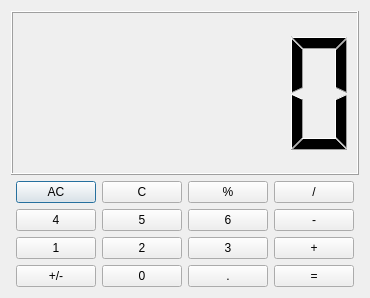
<?xml version="1.0" encoding="UTF-8"?>
<ui version="4.0">
 <class>Dialog</class>
 <widget class="QDialog" name="Dialog">
  <property name="geometry">
   <rect>
    <x>0</x>
    <y>0</y>
    <width>370</width>
    <height>298</height>
   </rect>
  </property>
  <property name="windowTitle">
   <string>Dialog</string>
  </property>
  <layout class="QVBoxLayout" name="verticalLayout">
   <item>
    <layout class="QHBoxLayout" name="horizontalLayout">
     <item>
      <widget class="QLCDNumber" name="lcd_display">
       <property name="sizePolicy">
        <sizepolicy hsizetype="MinimumExpanding" vsizetype="MinimumExpanding">
         <horstretch>0</horstretch>
         <verstretch>0</verstretch>
        </sizepolicy>
       </property>
       <property name="layoutDirection">
        <enum>Qt::LeftToRight</enum>
       </property>
      </widget>
     </item>
    </layout>
   </item>
   <item>
    <layout class="QHBoxLayout" name="horizontalLayout_2">
     <item>
      <spacer name="horizontalSpacer_18">
       <property name="orientation">
        <enum>Qt::Horizontal</enum>
       </property>
       <property name="sizeHint" stdset="0">
        <size>
         <width>40</width>
         <height>20</height>
        </size>
       </property>
      </spacer>
     </item>
     <item>
      <widget class="QPushButton" name="all_clear">
       <property name="sizePolicy">
        <sizepolicy hsizetype="Minimum" vsizetype="Minimum">
         <horstretch>0</horstretch>
         <verstretch>0</verstretch>
        </sizepolicy>
       </property>
       <property name="text">
        <string>AC</string>
       </property>
      </widget>
     </item>
     <item>
      <widget class="QPushButton" name="clear">
       <property name="sizePolicy">
        <sizepolicy hsizetype="Minimum" vsizetype="Minimum">
         <horstretch>0</horstretch>
         <verstretch>0</verstretch>
        </sizepolicy>
       </property>
       <property name="text">
        <string>C</string>
       </property>
      </widget>
     </item>
     <item>
      <widget class="QPushButton" name="modulo">
       <property name="sizePolicy">
        <sizepolicy hsizetype="Minimum" vsizetype="Minimum">
         <horstretch>0</horstretch>
         <verstretch>0</verstretch>
        </sizepolicy>
       </property>
       <property name="text">
        <string>%</string>
       </property>
      </widget>
     </item>
     <item>
      <widget class="QPushButton" name="divide">
       <property name="sizePolicy">
        <sizepolicy hsizetype="Minimum" vsizetype="Minimum">
         <horstretch>0</horstretch>
         <verstretch>0</verstretch>
        </sizepolicy>
       </property>
       <property name="text">
        <string>/</string>
       </property>
      </widget>
     </item>
     <item>
      <spacer name="horizontalSpacer_23">
       <property name="orientation">
        <enum>Qt::Horizontal</enum>
       </property>
       <property name="sizeHint" stdset="0">
        <size>
         <width>40</width>
         <height>20</height>
        </size>
       </property>
      </spacer>
     </item>
    </layout>
   </item>
   <item>
    <layout class="QHBoxLayout" name="horizontalLayout_4">
     <item>
      <spacer name="horizontalSpacer_20">
       <property name="orientation">
        <enum>Qt::Horizontal</enum>
       </property>
       <property name="sizeHint" stdset="0">
        <size>
         <width>40</width>
         <height>20</height>
        </size>
       </property>
      </spacer>
     </item>
     <item>
      <widget class="QPushButton" name="four_button">
       <property name="text">
        <string>4</string>
       </property>
      </widget>
     </item>
     <item>
      <widget class="QPushButton" name="five_buton">
       <property name="text">
        <string>5</string>
       </property>
      </widget>
     </item>
     <item>
      <widget class="QPushButton" name="six_button">
       <property name="text">
        <string>6</string>
       </property>
      </widget>
     </item>
     <item>
      <widget class="QPushButton" name="subtract">
       <property name="text">
        <string>-</string>
       </property>
      </widget>
     </item>
     <item>
      <spacer name="horizontalSpacer_25">
       <property name="orientation">
        <enum>Qt::Horizontal</enum>
       </property>
       <property name="sizeHint" stdset="0">
        <size>
         <width>40</width>
         <height>20</height>
        </size>
       </property>
      </spacer>
     </item>
    </layout>
   </item>
   <item>
    <layout class="QHBoxLayout" name="horizontalLayout_5">
     <item>
      <spacer name="horizontalSpacer_21">
       <property name="orientation">
        <enum>Qt::Horizontal</enum>
       </property>
       <property name="sizeHint" stdset="0">
        <size>
         <width>40</width>
         <height>20</height>
        </size>
       </property>
      </spacer>
     </item>
     <item>
      <widget class="QPushButton" name="one_button">
       <property name="text">
        <string>1</string>
       </property>
      </widget>
     </item>
     <item>
      <widget class="QPushButton" name="two_button">
       <property name="text">
        <string>2</string>
       </property>
      </widget>
     </item>
     <item>
      <widget class="QPushButton" name="three_button">
       <property name="text">
        <string>3</string>
       </property>
      </widget>
     </item>
     <item>
      <widget class="QPushButton" name="add">
       <property name="text">
        <string>+</string>
       </property>
      </widget>
     </item>
     <item>
      <spacer name="horizontalSpacer_26">
       <property name="orientation">
        <enum>Qt::Horizontal</enum>
       </property>
       <property name="sizeHint" stdset="0">
        <size>
         <width>40</width>
         <height>20</height>
        </size>
       </property>
      </spacer>
     </item>
    </layout>
   </item>
   <item>
    <layout class="QHBoxLayout" name="horizontalLayout_6">
     <item>
      <spacer name="horizontalSpacer_22">
       <property name="orientation">
        <enum>Qt::Horizontal</enum>
       </property>
       <property name="sizeHint" stdset="0">
        <size>
         <width>40</width>
         <height>20</height>
        </size>
       </property>
      </spacer>
     </item>
     <item>
      <widget class="QPushButton" name="pos_neg">
       <property name="text">
        <string>+/-</string>
       </property>
      </widget>
     </item>
     <item>
      <widget class="QPushButton" name="zero_button">
       <property name="text">
        <string>0</string>
       </property>
      </widget>
     </item>
     <item>
      <widget class="QPushButton" name="decima">
       <property name="text">
        <string>.</string>
       </property>
      </widget>
     </item>
     <item>
      <widget class="QPushButton" name="enter">
       <property name="text">
        <string>=</string>
       </property>
      </widget>
     </item>
     <item>
      <spacer name="horizontalSpacer_27">
       <property name="orientation">
        <enum>Qt::Horizontal</enum>
       </property>
       <property name="sizeHint" stdset="0">
        <size>
         <width>40</width>
         <height>20</height>
        </size>
       </property>
      </spacer>
     </item>
    </layout>
   </item>
  </layout>
 </widget>
 <resources/>
 <connections/>
</ui>
